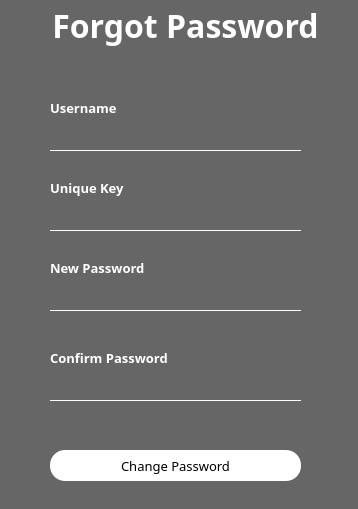
<?xml version="1.0" encoding="UTF-8"?>
<ui version="4.0">
 <class>forgot_password</class>
 <widget class="QDialog" name="forgot_password">
  <property name="geometry">
   <rect>
    <x>0</x>
    <y>0</y>
    <width>358</width>
    <height>509</height>
   </rect>
  </property>
  <property name="windowTitle">
   <string>Teamfinder : Reset Password</string>
  </property>
  <property name="styleSheet">
   <string notr="true">*{background:#666;color:white;}

QMessageBox{
	background:none;
	color:black;
}

QMessageBox QLabel{
	background:none;
	color:black;

}
QMessageBox QPushButton{
	color:black;
	background:white;
}
</string>
  </property>
  <widget class="QFrame" name="frame">
   <property name="geometry">
    <rect>
     <x>-20</x>
     <y>-10</y>
     <width>501</width>
     <height>521</height>
    </rect>
   </property>
   <property name="styleSheet">
    <string notr="true">background:none;
background-color:rgba(32,32,32,.9);</string>
   </property>
   <property name="frameShape">
    <enum>QFrame::StyledPanel</enum>
   </property>
   <property name="frameShadow">
    <enum>QFrame::Raised</enum>
   </property>
   <widget class="QLineEdit" name="username">
    <property name="geometry">
     <rect>
      <x>70</x>
      <y>130</y>
      <width>251</width>
      <height>31</height>
     </rect>
    </property>
    <property name="font">
     <font>
      <family>Poppins</family>
     </font>
    </property>
    <property name="styleSheet">
     <string notr="true">border:none;
background-color:transparent;
border-top:0;
border-radius:0px;
border-bottom:1px solid white;
color:white;</string>
    </property>
   </widget>
   <widget class="QLineEdit" name="Unique_Key">
    <property name="geometry">
     <rect>
      <x>70</x>
      <y>210</y>
      <width>251</width>
      <height>31</height>
     </rect>
    </property>
    <property name="font">
     <font>
      <family>Poppins</family>
     </font>
    </property>
    <property name="styleSheet">
     <string notr="true">border:none;
background-color:transparent;
border-top:0;
border-radius:0px;
border-bottom:1px solid white;
color:white;</string>
    </property>
   </widget>
   <widget class="QLabel" name="label">
    <property name="geometry">
     <rect>
      <x>60</x>
      <y>10</y>
      <width>291</width>
      <height>51</height>
     </rect>
    </property>
    <property name="font">
     <font>
      <family>Lobster Two</family>
      <pointsize>24</pointsize>
      <bold>true</bold>
     </font>
    </property>
    <property name="styleSheet">
     <string notr="true">background:transparent;
color:white;</string>
    </property>
    <property name="text">
     <string>Forgot Password</string>
    </property>
    <property name="alignment">
     <set>Qt::AlignCenter</set>
    </property>
   </widget>
   <widget class="QLineEdit" name="pwrod">
    <property name="geometry">
     <rect>
      <x>70</x>
      <y>290</y>
      <width>251</width>
      <height>31</height>
     </rect>
    </property>
    <property name="font">
     <font>
      <family>Poppins</family>
     </font>
    </property>
    <property name="styleSheet">
     <string notr="true">border:none;
background-color:transparent;
border-top:0;
border-radius:0px;
border-bottom:1px solid white;
color:white;</string>
    </property>
    <property name="echoMode">
     <enum>QLineEdit::Password</enum>
    </property>
   </widget>
   <widget class="QLineEdit" name="password">
    <property name="geometry">
     <rect>
      <x>70</x>
      <y>380</y>
      <width>251</width>
      <height>31</height>
     </rect>
    </property>
    <property name="font">
     <font>
      <family>Poppins</family>
     </font>
    </property>
    <property name="styleSheet">
     <string notr="true">border:none;
background-color:transparent;
border-top:0;
border-radius:0px;
border-bottom:1px solid white;
color:white;</string>
    </property>
    <property name="echoMode">
     <enum>QLineEdit::Password</enum>
    </property>
   </widget>
   <widget class="QLabel" name="label_2">
    <property name="geometry">
     <rect>
      <x>70</x>
      <y>110</y>
      <width>121</width>
      <height>16</height>
     </rect>
    </property>
    <property name="font">
     <font>
      <family>Poppins</family>
      <pointsize>10</pointsize>
      <bold>true</bold>
     </font>
    </property>
    <property name="styleSheet">
     <string notr="true">background:none;
color:white;</string>
    </property>
    <property name="text">
     <string>Username</string>
    </property>
   </widget>
   <widget class="QLabel" name="label_3">
    <property name="geometry">
     <rect>
      <x>70</x>
      <y>190</y>
      <width>121</width>
      <height>16</height>
     </rect>
    </property>
    <property name="font">
     <font>
      <family>Poppins</family>
      <pointsize>10</pointsize>
      <bold>true</bold>
     </font>
    </property>
    <property name="styleSheet">
     <string notr="true">background:none;
color:white;</string>
    </property>
    <property name="text">
     <string>Unique Key</string>
    </property>
   </widget>
   <widget class="QLabel" name="label_4">
    <property name="geometry">
     <rect>
      <x>70</x>
      <y>270</y>
      <width>121</width>
      <height>16</height>
     </rect>
    </property>
    <property name="font">
     <font>
      <family>Poppins</family>
      <pointsize>10</pointsize>
      <bold>true</bold>
     </font>
    </property>
    <property name="styleSheet">
     <string notr="true">background:none;
color:white;</string>
    </property>
    <property name="text">
     <string>New Password</string>
    </property>
   </widget>
   <widget class="QLabel" name="label_5">
    <property name="geometry">
     <rect>
      <x>70</x>
      <y>360</y>
      <width>141</width>
      <height>16</height>
     </rect>
    </property>
    <property name="font">
     <font>
      <family>Poppins</family>
      <pointsize>10</pointsize>
      <bold>true</bold>
     </font>
    </property>
    <property name="styleSheet">
     <string notr="true">background:none;
color:white;</string>
    </property>
    <property name="text">
     <string>Confirm Password</string>
    </property>
   </widget>
   <widget class="QPushButton" name="pushButton">
    <property name="geometry">
     <rect>
      <x>70</x>
      <y>460</y>
      <width>251</width>
      <height>31</height>
     </rect>
    </property>
    <property name="font">
     <font>
      <family>Poppins</family>
      <pointsize>10</pointsize>
      <bold>false</bold>
     </font>
    </property>
    <property name="cursor">
     <cursorShape>PointingHandCursor</cursorShape>
    </property>
    <property name="styleSheet">
     <string notr="true">QPushButton{
background:white;
border-radius:15px;
color:black;

}

QPushButton:hover {
    background-color: lightgray;
}

QPushButton:pressed {
    background-color: gray;

}</string>
    </property>
    <property name="text">
     <string>Change Password</string>
    </property>
   </widget>
   <widget class="QPushButton" name="passwordView">
    <property name="geometry">
     <rect>
      <x>300</x>
      <y>300</y>
      <width>21</width>
      <height>21</height>
     </rect>
    </property>
    <property name="cursor">
     <cursorShape>PointingHandCursor</cursorShape>
    </property>
    <property name="styleSheet">
     <string notr="true">
background-color:none;
background-color:transparent;
border:none;
cursor:pointer;
pointer-events:click;</string>
    </property>
    <property name="text">
     <string/>
    </property>
    <property name="icon">
     <iconset>
      <activeoff>:/images/rsc/show_password.png</activeoff>
      <activeon>:/images/rsc/hide_password.png</activeon>
     </iconset>
    </property>
   </widget>
   <widget class="QPushButton" name="passwordView_2">
    <property name="geometry">
     <rect>
      <x>300</x>
      <y>390</y>
      <width>21</width>
      <height>21</height>
     </rect>
    </property>
    <property name="cursor">
     <cursorShape>PointingHandCursor</cursorShape>
    </property>
    <property name="styleSheet">
     <string notr="true">
background-color:none;
background-color:transparent;
border:none;
cursor:pointer;
pointer-events:click;</string>
    </property>
    <property name="text">
     <string/>
    </property>
    <property name="icon">
     <iconset>
      <activeoff>:/images/rsc/show_password.png</activeoff>
      <activeon>:/images/rsc/hide_password.png</activeon>
     </iconset>
    </property>
   </widget>
  </widget>
 </widget>
 <resources/>
 <connections/>
</ui>
